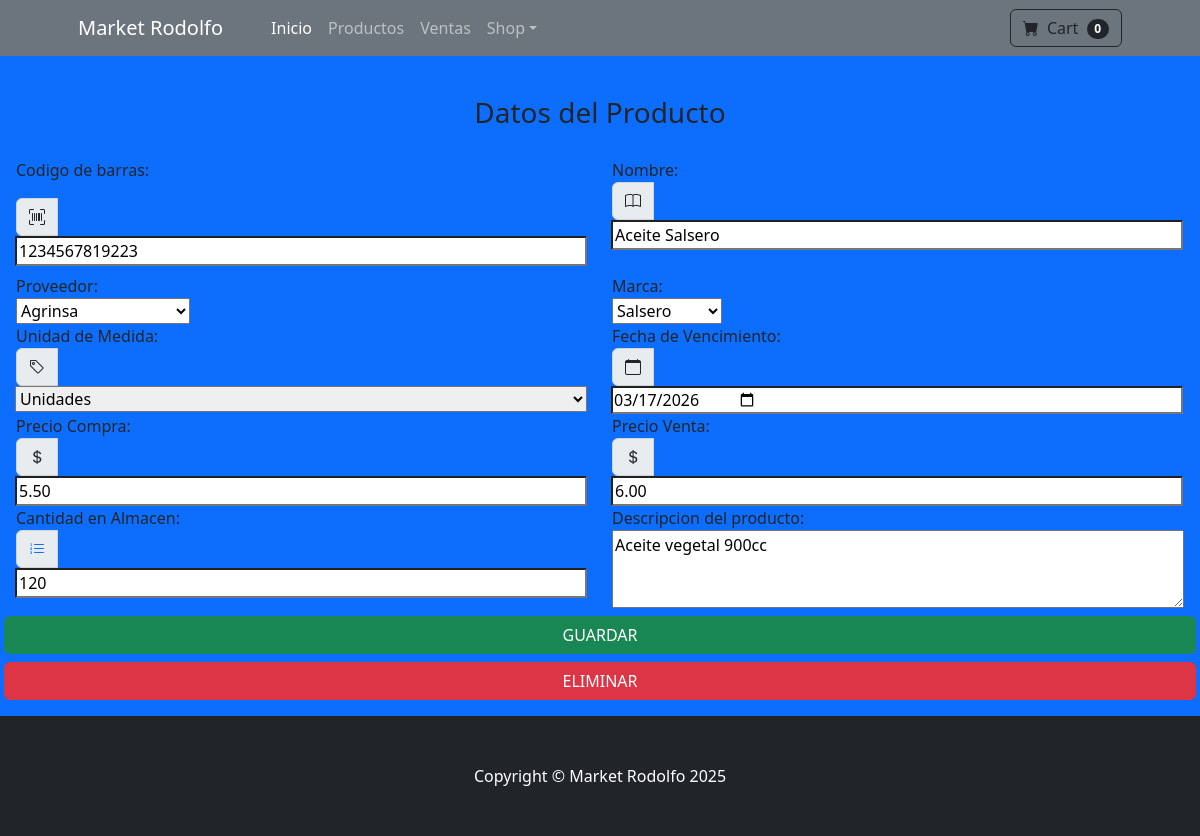
The app's page /producto/agregar/11/ with its own data.
### applications/producto/models.py (models this page shows, shortened)
class Product(TimeStampedModel):
    UNIT_CHOICES = (
        ('0', 'Kilogramos'),
        ('1', 'Litros'),
        ('2', 'Unidades'),
    )
    category=models.ForeignKey(Category, on_delete=models.CASCADE, default=1)
    barcode=models.CharField(max_length=13, unique=True)
    name=models.CharField('Nombre', max_length=40)
    slug=models.SlugField(max_length=50, unique=True, blank=True)
    provider=models.ForeignKey(Provider, on_delete=models.CASCADE)
    marca=models.ForeignKey(Marca, on_delete=models.CASCADE)
    due_date=models.DateField('fecha de vencimiento', blank=True, null=True)
    description=models.TextField('Descripcion del Producto', blank=True)
    unit=models.CharField('unidad de medida', max_length=1, choices=UNIT_CHOICES)
    count=models.PositiveIntegerField('Cantidad en Almacén', default=0)
    purchase_price=models.DecimalField('Precio de Compra', max_digits=7, decimal_places=2)
    sale_price=models.DecimalField('Precio de Venta', max_digits=7, decimal_places=2)
    num_sale=models.PositiveIntegerField('Numero de Ventas', default=0)
    anulate=models.BooleanField('Eliminado', default=False)
    objects=ProductManager()
    class Meta:
        verbose_name='Producto'
        verbose_name_plural='Productos'

### applications/producto/views.py (the view)
# urls.py: path('producto/agregar/<pk>/', views.ProductUpdateView.as_view(), name='producto-update'),
class ProductUpdateView(UpdateView):
    template_name="producto/form_producto.html"
    model=Product
    form_class=ProductForm
    success_url=reverse_lazy('producto_app:producto-lista')

### applications/producto/models.py (called while the page is built)
    def __str__(self):
        return self.name

    def __str__(self):
        return self.name

### templates/producto/form_producto.html (shortened to what this page needs)
{% extends "base.html" %}
{% load  static %}
{% block content %}
<div class="row g-3 bg-primary p-3">
  <div class="col-md-12">
    <div class="row">
      <h3 class="col mt-4" style="margin-bottom: 1em; text-align: center;">Datos del Producto</h3>
    </div>
    <div class="row">
      <form class="col-md-12" method="POST">{% csrf_token %}
        <div class="row">
          <div class="col-md-6">
            <div class="row mb-3">
              <div class="col">
                <label>Codigo de barras:</label>
              </div>
            </div>
            <div class="row mb-2">
              <div class="input-group">
                <span class="input-group-text"><i class="bi bi-upc-scan"></i></span>
                {{ form.barcode }}
              </div>
            </div>
          </div>
          <div class="col-md-6">
            <label>Nombre:</label>
            <div class="input-group">
              <span class="input-group-text"><i class="bi bi-book"></i></span>
              {{form.name}}
            </div>
          </div>
        </div>
      <div class="row">
        <div class="col-md-6">
          <label>Proveedor:</label>
          <div class="input-group">
            {{form.provider}}
          </div>
        </div>
        <div class="col-md-6">
          <label>Marca:</label>
          <div class="input-group">
            {{form.marca}}
          </div>
        </div>
      </div>
    <div class="row">
      <div class="col-md-6">
        <label>Unidad de Medida:</label>
        <div class="input-group">
          <span class="input-group-text"><i class="bi bi-tag"></i></span>
          {{ form.unit }}
        </div>
      </div>
      <div class="col-md-6">
      <label>Fecha de Vencimiento:</label>
      <div class="input-group">
        <span class="input-group-text"><i class="bi bi-calendar"></i></span>
        {{ form.due_date }}
      </div>
    </div>
    </div>
  <div class="row">
    <div class="col-md-6">
      <label>Precio Compra:</label>
      <div class="input-group">
        <span class="input-group-text"><i class="bi bi-currency-dollar"></i></span>
        {{form.purchase_price}}
      </div>
  </div>
  <div class="col-md-6">
      <label>Precio Venta:</label>
      <div class="input-group">
        <span class="input-group-text"><i class="bi bi-currency-dollar"></i></span>
        {{form.sale_price}}
      </div>
  </div>
  </div>
  <div class="row">
    <div class="col-md-6">
      <label>Cantidad en Almacen:</label>
      <div class="input-group">
        <span class="input-group-text"><i class="bi bi-list-ol" style="color: #0d6efd;"></i></span>
        {{form.count}}
      </div>
    </div>
    <div class="col-md-6">
      <label>Descripcion del producto:</label>
      <div class="input-group">
        {{form.description}}
      </div>
    </div>
  </div>
      <div class="row d-flex justify-content-center">
        <button type="submit" class="col-md-12 btn btn-success mt-2 mb-2 w-80 text-uppercase" >Guardar</button>
        {% if product %}
        <a href="{% url 'producto_app:producto-delete' product.id %}" class="col-md-12 w-80 btn btn-danger text-uppercase">Eliminar</a>
        {% endif %}
      </div>
    </form>
    </div>
  </div>
</div>
{% endblock %}

### records on screen
Product: barcode "1234567819223", name "Aceite Salsero", provider "Agrinsa", marca "Salsero", unit "Unidades", due_date "03/17/2026", purchase_price "5.50", sale_price "6.00", count "120", description "Aceite vegetal 900cc"
